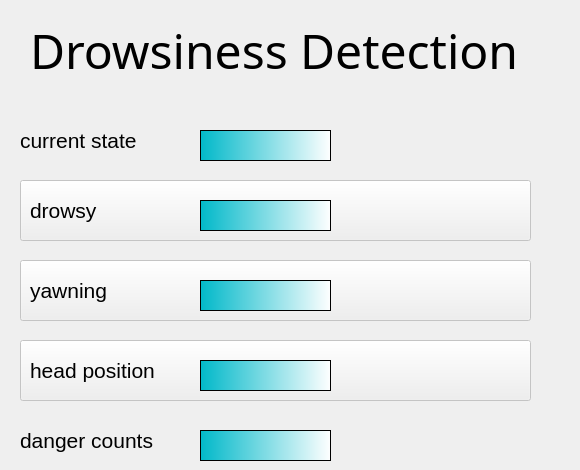
    <widget class="QWidget" name="tab">
     <attribute name="title">
      <string>Tab 1</string>
     </attribute>
     <widget class="QLabel" name="label">
      <property name="geometry">
       <rect>
        <x>30</x>
        <y>-20</y>
        <width>541</width>
        <height>141</height>
       </rect>
      </property>
      <property name="font">
       <font>
        <family>Kalam</family>
        <pointsize>36</pointsize>
       </font>
      </property>
      <property name="text">
       <string>Drowsiness Detection</string>
      </property>
     </widget>
     <widget class="QLabel" name="label_2">
      <property name="geometry">
       <rect>
        <x>20</x>
        <y>120</y>
        <width>161</width>
        <height>41</height>
       </rect>
      </property>
      <property name="font">
       <font>
        <family>Segoe UI Historic</family>
        <pointsize>16</pointsize>
       </font>
      </property>
      <property name="text">
       <string>current state</string>
      </property>
     </widget>
     <widget class="QTextBrowser" name="textBrowser">
      <property name="geometry">
       <rect>
        <x>200</x>
        <y>130</y>
        <width>131</width>
        <height>31</height>
       </rect>
      </property>
      <property name="styleSheet">
       <string notr="true">background-color: qlineargradient(spread:pad, x1:0, y1:0, x2:1, y2:0, stop:0 rgba(0, 184, 201, 255), stop:1 rgba(255, 255, 255, 255));</string>
      </property>
     </widget>
     <widget class="QPushButton" name="pushButton_7">
      <property name="enabled">
       <bool>false</bool>
      </property>
      <property name="geometry">
       <rect>
        <x>20</x>
        <y>180</y>
        <width>511</width>
        <height>61</height>
       </rect>
      </property>
      <property name="text">
       <string/>
      </property>
     </widget>
     <widget class="QLabel" name="label_3">
      <property name="geometry">
       <rect>
        <x>30</x>
        <y>190</y>
        <width>161</width>
        <height>41</height>
       </rect>
      </property>
      <property name="font">
       <font>
        <family>Segoe UI Historic</family>
        <pointsize>16</pointsize>
       </font>
      </property>
      <property name="text">
       <string>drowsy</string>
      </property>
     </widget>
     <widget class="QTextBrowser" name="textBrowser_2">
      <property name="geometry">
       <rect>
        <x>200</x>
        <y>200</y>
        <width>131</width>
        <height>31</height>
       </rect>
      </property>
      <property name="styleSheet">
       <string notr="true">background-color: qlineargradient(spread:pad, x1:0, y1:0, x2:1, y2:0, stop:0 rgba(0, 184, 201, 255), stop:1 rgba(255, 255, 255, 255));</string>
      </property>
     </widget>
     <widget class="QTextBrowser" name="textBrowser_3">
      <property name="geometry">
       <rect>
        <x>200</x>
        <y>280</y>
        <width>131</width>
        <height>31</height>
       </rect>
      </property>
      <property name="styleSheet">
       <string notr="true">background-color: qlineargradient(spread:pad, x1:0, y1:0, x2:1, y2:0, stop:0 rgba(0, 184, 201, 255), stop:1 rgba(255, 255, 255, 255));</string>
      </property>
     </widget>
     <widget class="QPushButton" name="pushButton_8">
      <property name="enabled">
       <bool>false</bool>
      </property>
      <property name="geometry">
       <rect>
        <x>20</x>
        <y>260</y>
        <width>511</width>
        <height>61</height>
       </rect>
      </property>
      <property name="text">
       <string/>
      </property>
     </widget>
     <widget class="QLabel" name="label_4">
      <property name="geometry">
       <rect>
        <x>30</x>
        <y>270</y>
        <width>161</width>
        <height>41</height>
       </rect>
      </property>
      <property name="font">
       <font>
        <family>Segoe UI Historic</family>
        <pointsize>16</pointsize>
       </font>
      </property>
      <property name="text">
       <string>yawning</string>
      </property>
     </widget>
     <widget class="QTextBrowser" name="textBrowser_4">
      <property name="geometry">
       <rect>
        <x>200</x>
        <y>360</y>
        <width>131</width>
        <height>31</height>
       </rect>
      </property>
      <property name="styleSheet">
       <string notr="true">background-color: qlineargradient(spread:pad, x1:0, y1:0, x2:1, y2:0, stop:0 rgba(0, 184, 201, 255), stop:1 rgba(255, 255, 255, 255));</string>
      </property>
     </widget>
     <widget class="QPushButton" name="pushButton_9">
      <property name="enabled">
       <bool>false</bool>
      </property>
      <property name="geometry">
       <rect>
        <x>20</x>
        <y>340</y>
        <width>511</width>
        <height>61</height>
       </rect>
      </property>
      <property name="text">
       <string/>
      </property>
     </widget>
     <widget class="QLabel" name="label_5">
      <property name="geometry">
       <rect>
        <x>30</x>
        <y>350</y>
        <width>161</width>
        <height>41</height>
       </rect>
      </property>
      <property name="font">
       <font>
        <family>Segoe UI Historic</family>
        <pointsize>16</pointsize>
       </font>
      </property>
      <property name="text">
       <string>head position</string>
      </property>
     </widget>
     <widget class="QTextBrowser" name="textBrowser_5">
      <property name="geometry">
       <rect>
        <x>200</x>
        <y>280</y>
        <width>131</width>
        <height>31</height>
       </rect>
      </property>
      <property name="styleSheet">
       <string notr="true">background-color: qlineargradient(spread:pad, x1:0, y1:0, x2:1, y2:0, stop:0 rgba(0, 184, 201, 255), stop:1 rgba(255, 255, 255, 255));</string>
      </property>
     </widget>
     <widget class="QTextBrowser" name="textBrowser_6">
      <property name="geometry">
       <rect>
        <x>200</x>
        <y>360</y>
        <width>131</width>
        <height>31</height>
       </rect>
      </property>
      <property name="styleSheet">
       <string notr="true">background-color: qlineargradient(spread:pad, x1:0, y1:0, x2:1, y2:0, stop:0 rgba(0, 184, 201, 255), stop:1 rgba(255, 255, 255, 255));</string>
      </property>
     </widget>
     <widget class="QLabel" name="label_6">
      <property name="geometry">
       <rect>
        <x>20</x>
        <y>420</y>
        <width>171</width>
        <height>41</height>
       </rect>
      </property>
      <property name="font">
       <font>
        <family>Segoe UI Historic</family>
        <pointsize>16</pointsize>
       </font>
      </property>
      <property name="text">
       <string>danger counts</string>
      </property>
     </widget>
     <widget class="QTextBrowser" name="textBrowser_7">
      <property name="geometry">
       <rect>
        <x>200</x>
        <y>430</y>
        <width>131</width>
        <height>31</height>
       </rect>
      </property>
      <property name="styleSheet">
       <string notr="true">background-color: qlineargradient(spread:pad, x1:0, y1:0, x2:1, y2:0, stop:0 rgba(0, 184, 201, 255), stop:1 rgba(255, 255, 255, 255));</string>
      </property>
     </widget>
    </widget>
